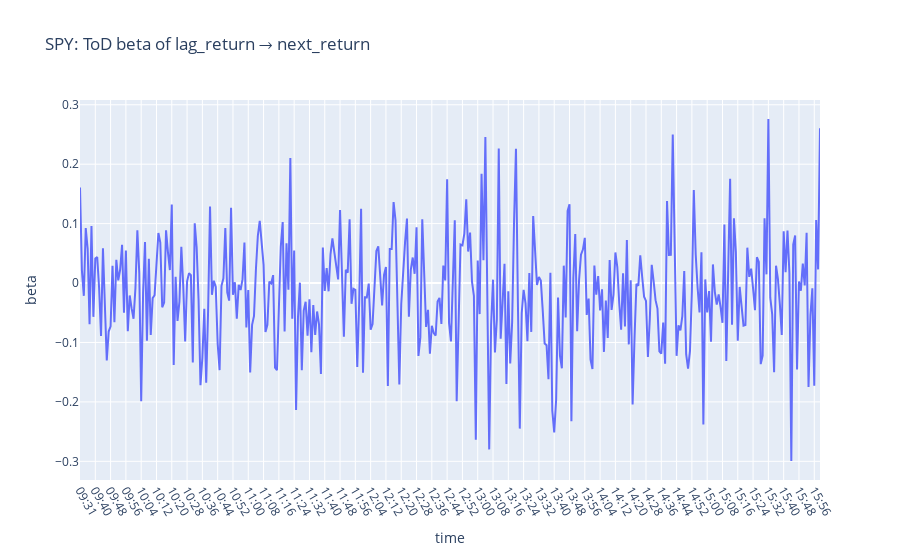
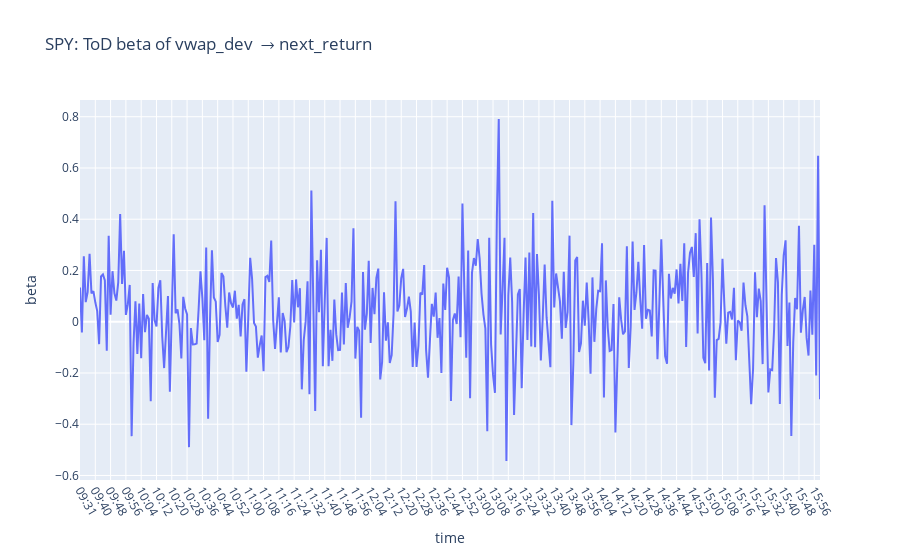

The cell these charts' notebook holds for them, in order:
### Code cell
def per_minute_beta(data, xcol, ycol, hac_lags=5):
    out = []
    for m, g in data.groupby("minute_of_day"):
        if g[xcol].notna().sum()>200:  # enough obs
            _, ct = run_ols_hac(g[ycol], g[[xcol]], lags=hac_lags)
            out.append({"minute_of_day": m, "beta": ct.loc[xcol,"coef"], "t": ct.loc[xcol,"t"]})
    return pd.DataFrame(out)

tod_ar   = per_minute_beta(df, "lag_return", "next_return", hac_lags=10)
tod_vwap = per_minute_beta(df, "vwap_dev",  "next_return", hac_lags=10)

# plots
def plot_tod(d, title, y="beta"):
    d2 = d.copy()
    d2["time"] = pd.to_datetime(d2["minute_of_day"], unit="m").dt.strftime("%H:%M")
    fig = px.line(d2, x="time", y=y, title=title)
    fig.update_xaxes(tickangle=60)
    fig.show()

plot_tod(tod_ar,   f"{sym0}: ToD beta of lag_return → next_return")
plot_tod(tod_vwap, f"{sym0}: ToD beta of vwap_dev  → next_return")

### Figure 1 — Plotly figure (JSON) as saved in the notebook; plotly's stock layout.template omitted (floating-point values rounded to 4 significant figures; data arrays with more than 128 entries replaced by an {"elided": "..."} marker saying what was removed)
{"data": [{"hovertemplate": "time=%{x}<br>beta=%{y}<extra></extra>", "legendgroup": "", "line": {"color": "#636efa", "dash": "solid"}, "marker": {"symbol": "circle"}, "mode": "lines", "name": "", "orientation": "v", "showlegend": false, "type": "scatter", "x": {"elided": "388 str values"}, "xaxis": "x", "y": {"elided": "388 float values"}, "yaxis": "y"}], "layout": {"legend": {"tracegroupgap": 0}, "title": {"text": "SPY: ToD beta of lag_return → next_return"}, "xaxis": {"anchor": "y", "domain": [0, 1], "tickangle": 60, "title": {"text": "time"}}, "yaxis": {"anchor": "x", "domain": [0, 1], "title": {"text": "beta"}}}}

### Figure 2 — Plotly figure (JSON) as saved in the notebook; plotly's stock layout.template omitted (floating-point values rounded to 4 significant figures; data arrays with more than 128 entries replaced by an {"elided": "..."} marker saying what was removed)
{"data": [{"hovertemplate": "time=%{x}<br>beta=%{y}<extra></extra>", "legendgroup": "", "line": {"color": "#636efa", "dash": "solid"}, "marker": {"symbol": "circle"}, "mode": "lines", "name": "", "orientation": "v", "showlegend": false, "type": "scatter", "x": {"elided": "388 str values"}, "xaxis": "x", "y": {"elided": "388 float values"}, "yaxis": "y"}], "layout": {"legend": {"tracegroupgap": 0}, "title": {"text": "SPY: ToD beta of vwap_dev  → next_return"}, "xaxis": {"anchor": "y", "domain": [0, 1], "tickangle": 60, "title": {"text": "time"}}, "yaxis": {"anchor": "x", "domain": [0, 1], "title": {"text": "beta"}}}}
